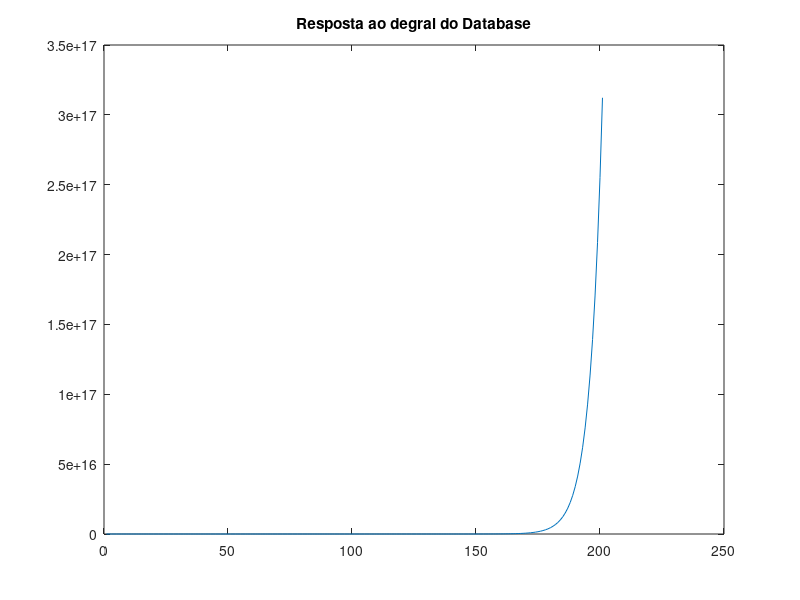
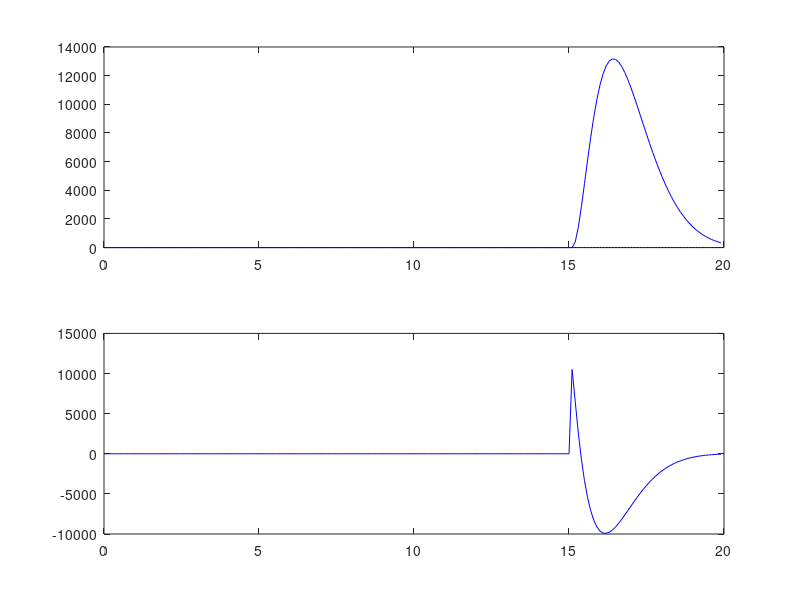

MATLAB code for these plots, in order:
%% Atividade 05: Projetar e implementar, por simulação, o  PMVC, DMC e GPC.
clear all; close all; clc;

%% Parametros
Ts = 0.1;                 % periodo de amostragem (s)
td = 0;                 % atraso continuo (s)
d = round((td/Ts) + 1)  % atraso discreto (em amostras)

Ny = 10; Nu = 1;         % horizonte de predição
lam = 1;             % fator de ponderação de controle

%% Planta a) Dinâmica do ângulo de roll do VLS-1 em Max Q

% Modelo contínuo
    Gs = tf(7.3734, [1  0 -4.077])
    
    % Verificando os autovalores
    disp('Autovalores da planta:')
    eig(Gs)

% Modelo discreto
    Gz = c2d(Gs,Ts, 'zoh')
        Az = Gz.den{1};
            a1 = Az(2); a2 = Az(3);
        Bz = Gz.num{1}
            b0 = Bz(2); b1 = Bz(3);

%% DMC

% Resposta ao degral para criar o database
tfinal = 2; 
Ntest = round(tfinal/Ts); 
y = step(Gz,Ntest); figure; plot(y); title('Resposta ao degral do Database');

g = y(1:81); 
g = g(2:81);    % Remark: getting rid of the null initial value!
N = length(g); 
clear y;

% Matriz G
Gorig = toeplitz(g); % Toeplitz Matrix based on g
Gorig = tril(Gorig); % Lower Trianglar matrix based on Gorig

  G = Gorig(1:Ny,1:Nu)

% Ganho baseado em G e lam
  K = inv( G'*G +lam*eye(Nu,Nu) )*G'

  K1 = K(1,:)

% Matriz F
Fi = []; 
  for i = 1:N-Ny % REMARK!!!
      Fi = [Fi g(i+1:Ny+i,1)-g(i,1)];
  end
    F = [ones(Ny,1) Fi];
    
%% Simulação
tfinal = tfinal*10; 
Nsim = round(tfinal/Ts); % total number of iterations for the sim.

r(1:N)=0; r(N+1:Nsim+Ny)= 1*(pi/180);
r = r'; % Making sure that this is a column vector!

for k = 1:N % initial conditions (N is huge!)
    y(k)=0;
    u(k)=0;
    du(k)=0;
end
for k = N+1:Nsim
    % Plant model
    y(k) = -a1*y(k-1) -a2*y(k-2) +b0*u(k-d) +b1*u(k-d-1);

    % DMC
      U = []; % du(k) regressors
      for i=1:N-Ny
          U = [U; du(k-i)];
      end
      x = [y(k);U];

      % Control law
      du(k) = K1*( r(k:k+Ny-1,1)-F*x );

      u(k) = u(k-1) +du(k);

      % Saturação
        % if u(k) >= 0.06981
        %   u(k) = 0.06981;
        % elseif u(k) <= 0
        %   u(k) = 0;
        % end
end

%% Plots
t=0:Ts:Nsim*Ts-Ts;
figure;
subplot(211)
    plot(t,r(1:Nsim),':k'); hold;
    plot(t,y,'b');

subplot(212)
    plot(t,u,'b');
